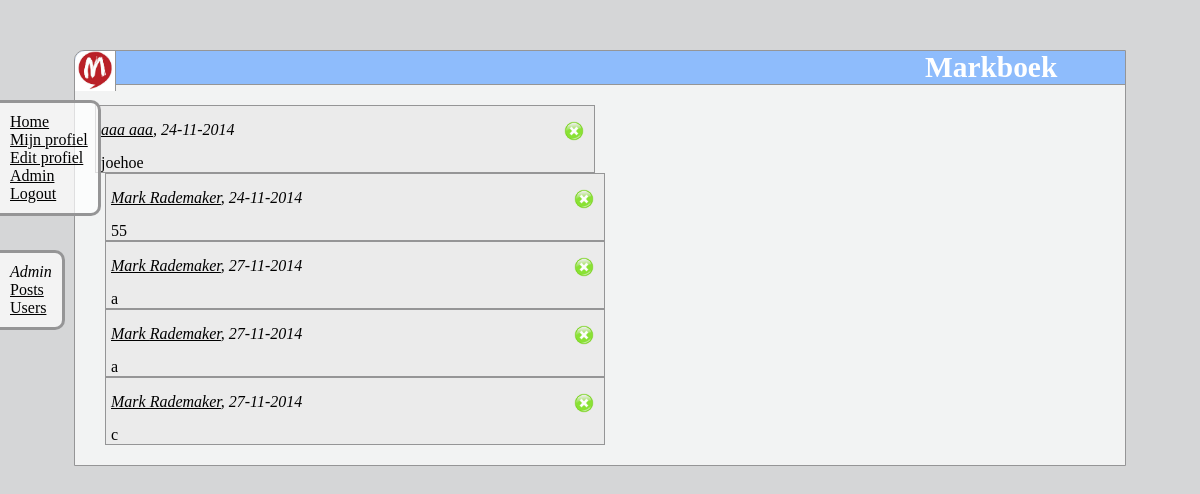
The app's page /admin.php?page=comment&id=33 (signed in) with its own data.
### tables this page shows
CREATE TABLE IF NOT EXISTS `persoon` (
  `id` int(11) NOT NULL AUTO_INCREMENT,
  `voornaam` varchar(50) NOT NULL,
  `achternaam` varchar(50) NOT NULL,
  `geboortedatum` int(20) NOT NULL,
  `geslacht` varchar(50) NOT NULL,
  `adres` varchar(50) NOT NULL,
  `postcode` varchar(50) NOT NULL,
  `woonplaats` varchar(50) NOT NULL,
  `telefoon` varchar(50) DEFAULT NULL,
  `mobiel` varchar(50) DEFAULT NULL,
  `avatar` varchar(250) DEFAULT 'http://kfc.com.au/media/82236/chicken-originalrecipe_1pce.jpg',
  PRIMARY KEY (`id`)
);

CREATE TABLE IF NOT EXISTS `comment` (
  `id` int(11) NOT NULL AUTO_INCREMENT,
  `content` varchar(1500) NOT NULL,
  `datum` int(20) NOT NULL,
  `status` varchar(15) NOT NULL DEFAULT '0',
  `post_id` int(11) DEFAULT NULL,
  `gebruiker_id` int(11) NOT NULL,
  `parent_id` int(11) DEFAULT NULL,
  PRIMARY KEY (`id`),
  KEY `FK_comment_gebruiker` (`gebruiker_id`),
  KEY `FK_comment_post` (`post_id`),
  KEY `FK_comment_comment` (`parent_id`),
  CONSTRAINT `FK_comment_comment` FOREIGN KEY (`parent_id`) REFERENCES `comment` (`id`),
  CONSTRAINT `FK_comment_gebruiker` FOREIGN KEY (`gebruiker_id`) REFERENCES `gebruiker` (`id`),
  CONSTRAINT `FK_comment_post` FOREIGN KEY (`post_id`) REFERENCES `post` (`id`)
);

### adminf.php (called while the page is built, shortened)
<?php
function selectParent($db, $id) {
	$query = $db->prepare("SELECT post.*, persoon.voornaam, persoon.achternaam, persoon.avatar FROM post INNER JOIN gebruiker ON post.gebruiker_id = gebruiker.id INNER JOIN persoon ON gebruiker.persoon_id = persoon.id WHERE post.id=:postid");
 	$query->bindParam(':postid', $id, PDO::PARAM_INT);
  	$query->execute();
  	return $query;
}
function selectComment($db, $id) {
	$query = $db->prepare("SELECT comment.*, persoon.voornaam, persoon.achternaam, persoon.avatar FROM comment INNER JOIN gebruiker ON comment.gebruiker_id = gebruiker.id INNER JOIN persoon ON gebruiker.persoon_id = persoon.id WHERE comment.post_id=:parentid AND comment.status=0 ORDER BY datum");
 	$query->bindParam(':parentid', $id, PDO::PARAM_INT);
  	$query->execute();
  	return $query;
}
?>

### class.TemplatePower.inc.php (the view, shortened to what this page needs)
<?php
class TemplatePower extends TemplatePowerParser
{
    protected $index   = array();
    protected $content = array();
    protected $showUnAssigned;
    protected $globalvars = array();
    protected $prepared;
    public function TemplatePower($tpl_file='', $type=T_BYFILE)
    {
        $this->prepared       = false;
        $this->showUnAssigned = false;
    }
    protected function __makeContentRoot()
    {
        $this->content[ TP_ROOTBLOCK ."_0"  ][0] = Array( TP_ROOTBLOCK );
        $this->currentBlock = &$this->content[ TP_ROOTBLOCK ."_0" ][0];
    }
    protected function __outputContent($blockname)
    {
        $numrows = sizeof( $this->content[ $blockname ] );
        for ($i=0; $i < $numrows; $i++) {
            $defblockname = $this->content[ $blockname ][$i][0];
            for (reset($this->defBlock[ $defblockname ]);  $k = key( $this->defBlock[ $defblockname ]);  next( $this->defBlock[ $defblockname ] )) {
                if ($k[1] == 'C') {
                    print( $this->defBlock[ $defblockname ][$k] );
                } else if ($k[1] == 'V') {
                    $defValue = $this->defBlock[ $defblockname ][$k];
                    if (! isset( $this->content[ $blockname ][$i][ "_V:" . $defValue ])) {
                        if (isset( $this->globalvars[ $defValue ] )) {
                            $value = $this->globalvars[ $defValue ];
                        } else {
                            $value = $this->showUnAssigned ? '{' . $defValue . '}' : '';
                        }
                    } else {
                        $value = $this->content[ $blockname ][$i][ "_V:". $defValue ];
                    }
                    print( $value );
                } else if ($k[1] == 'B') {
                    if (isset($this->content[ $blockname ][$i][$k])) {
                        $this->__outputContent( $this->content[ $blockname ][$i][$k] );
                    }
                }
            }
        }
    }
    public function prepare()
    {
        $this->prepared = true;
        $this->index[ TP_ROOTBLOCK ] = 0;
    }
    public function newBlock($blockname)
    {
        $parent = &$this->content[ $this->parent[$blockname] .'_'. $this->index[$this->parent[$blockname]] ];
		$lastitem = sizeof( $parent );
        $lastitem > 1 ? $lastitem-- : $lastitem = 0;
		$ind_blockname = $blockname . '_' . $this->index[ $blockname ];
        if (! isset($parent[ $lastitem ]["_B:$blockname"])) {
            $this->index[ $blockname ] += 1;
            $ind_blockname = $blockname . '_' . $this->index[ $blockname ];
            if (! isset($this->content[ $ind_blockname ])) {
                 $this->content[ $ind_blockname ] = array();
            }
        }
        $blocksize = sizeof( $this->content[ $ind_blockname ] );
        $this->content[ $ind_blockname ][ $blocksize ] = array( $blockname );
        $this->currentBlock = &$this->content[ $ind_blockname ][ $blocksize ];
    }
    public function printToScreen()
    {
        if ($this->prepared) {
            $this->__outputContent(TP_ROOTBLOCK . '_0');
        } else {
            $this->__errorAlert('TemplatePower Error: Template isn\'t prepared!');
        }
    }
}

### style.css (style rules this page uses)
body { background-color: #d5d6d7; background-repeat: no-repeat; background-size: 100%; background-attachment: fixed; }
div.index { padding: 10px; }
div.menu { margin-left: 0px; border-top-right-radius: 10px; border-bottom-right-radius: 10px; border-top: 3px solid #959596; border-right: 3px solid #959596; border-bottom: 3px solid #959596; position: fixed; left: 0px; top: 100px; background-color : rgba(255,255,255,0.7); padding: 10px; font-family: kristen itc; }
div.admin { margin-left: 0px; border-top-right-radius: 10px; border-bottom-right-radius: 10px; border-top: 3px solid #959596; border-right: 3px solid #959596; border-bottom: 3px solid #959596; position: fixed; left: 0px; top: 250px; background-color : rgba(255,255,255,0.7); padding: 10px; font-family: kristen itc; }
div.all { margin-left: auto; margin-right: auto; margin-top: 50px; width: 1050px; border: 1px solid #959596; border-top-left-radius: 10px; background-color : rgba(255,255,255,0.7); padding-bottom: 10px; }
p { margin-bottom: 0px; margin-top: 15px; }
div.header { background-color: #8EBCFC; margin: 0px; border-top-left-radius: 10px; border-bottom: 1px solid #959596; }
h2 { color: white; font-family: kristen itc; margin: 0px; margin-left: 850px; font-size: 29.4px; font-family: kristen itc; }
img.logo { height: 40px; width: 40px; border-top-left-radius: 10px; float: left; border-right: 1px solid #959596; }
div.post { border: 1px solid #959596; margin: 0px; background-color: #EBEBEB; padding-left: 5px; }
a.link { color: black; margin-bottom: 5px; }
div.parent { margin-top: 10px; margin-left: 10px; margin-right: auto; width: 500px; }
div.comment { margin-left: 20px; margin-right: auto; width: 500px; }

### records on screen
persoon: voornaam "Mark", achternaam "Rademaker"
comment: content "55"
comment: content "a"
comment: content "a"
comment: content "c"

### other values on screen
$this->defBlock[ $defblockname ][$k] "Markboek"
$this->defBlock[ $defblockname ][$k] "Home"
$this->defBlock[ $defblockname ][$k] "Mijn profiel"
$this->defBlock[ $defblockname ][$k] "Edit profiel"
$this->defBlock[ $defblockname ][$k] "Admin"
$this->defBlock[ $defblockname ][$k] "Logout"
$this->defBlock[ $defblockname ][$k] "Posts"
$this->defBlock[ $defblockname ][$k] "Users"
$value "aaa"
$this->defBlock[ $defblockname ][$k] ","
$value "24-11-2014"
$value "joehoe"
$value "27-11-2014"
